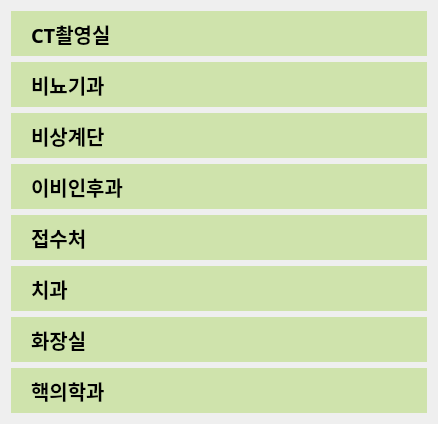
              <widget class="QWidget" name="scrollAreaWidgetContents_8">
               <property name="geometry">
                <rect>
                 <x>0</x>
                 <y>0</y>
                 <width>438</width>
                 <height>420</height>
                </rect>
               </property>
               <layout class="QVBoxLayout" name="verticalLayout_9">
                <item>
                 <widget class="QPushButton" name="btn1_1f">
                  <property name="minimumSize">
                   <size>
                    <width>0</width>
                    <height>45</height>
                   </size>
                  </property>
                  <property name="font">
                   <font>
                    <family>Malgun Gothic</family>
                    <pointsize>15</pointsize>
                    <weight>75</weight>
                    <bold>true</bold>
                   </font>
                  </property>
                  <property name="styleSheet">
                   <string notr="true">padding: 5px;
padding-left: 20px;
background-color: #cfe3ac;
text-align: left;
border: none;</string>
                  </property>
                  <property name="text">
                   <string>CT촬영실</string>
                  </property>
                  <property name="autoDefault">
                   <bool>false</bool>
                  </property>
                  <property name="default">
                   <bool>false</bool>
                  </property>
                  <property name="flat">
                   <bool>false</bool>
                  </property>
                 </widget>
                </item>
                <item>
                 <widget class="QPushButton" name="btn2_1f">
                  <property name="minimumSize">
                   <size>
                    <width>0</width>
                    <height>45</height>
                   </size>
                  </property>
                  <property name="font">
                   <font>
                    <family>Malgun Gothic</family>
                    <pointsize>15</pointsize>
                    <weight>75</weight>
                    <bold>true</bold>
                   </font>
                  </property>
                  <property name="styleSheet">
                   <string notr="true">padding: 5px;
padding-left: 20px;
background-color: #cfe3ac;
text-align: left;
border: none;</string>
                  </property>
                  <property name="text">
                   <string>비뇨기과</string>
                  </property>
                 </widget>
                </item>
                <item>
                 <widget class="QPushButton" name="btn3_1f">
                  <property name="minimumSize">
                   <size>
                    <width>0</width>
                    <height>45</height>
                   </size>
                  </property>
                  <property name="font">
                   <font>
                    <family>Malgun Gothic</family>
                    <pointsize>15</pointsize>
                    <weight>75</weight>
                    <bold>true</bold>
                   </font>
                  </property>
                  <property name="styleSheet">
                   <string notr="true">padding: 5px;
padding-left: 20px;
background-color: #cfe3ac;
text-align: left;
border: none;</string>
                  </property>
                  <property name="text">
                   <string>비상계단</string>
                  </property>
                 </widget>
                </item>
                <item>
                 <widget class="QPushButton" name="btn4_1f">
                  <property name="minimumSize">
                   <size>
                    <width>0</width>
                    <height>45</height>
                   </size>
                  </property>
                  <property name="font">
                   <font>
                    <family>Malgun Gothic</family>
                    <pointsize>15</pointsize>
                    <weight>75</weight>
                    <bold>true</bold>
                   </font>
                  </property>
                  <property name="styleSheet">
                   <string notr="true">padding: 5px;
padding-left: 20px;
background-color: #cfe3ac;
text-align: left;
border: none;</string>
                  </property>
                  <property name="text">
                   <string>이비인후과</string>
                  </property>
                 </widget>
                </item>
                <item>
                 <widget class="QPushButton" name="btn5_1f">
                  <property name="minimumSize">
                   <size>
                    <width>0</width>
                    <height>45</height>
                   </size>
                  </property>
                  <property name="font">
                   <font>
                    <family>Malgun Gothic</family>
                    <pointsize>15</pointsize>
                    <weight>75</weight>
                    <bold>true</bold>
                   </font>
                  </property>
                  <property name="styleSheet">
                   <string notr="true">padding: 5px;
padding-left: 20px;
background-color: #cfe3ac;
text-align: left;
border: none;</string>
                  </property>
                  <property name="text">
                   <string>접수처</string>
                  </property>
                 </widget>
                </item>
                <item>
                 <widget class="QPushButton" name="btn6_1f">
                  <property name="minimumSize">
                   <size>
                    <width>0</width>
                    <height>45</height>
                   </size>
                  </property>
                  <property name="font">
                   <font>
                    <family>Malgun Gothic</family>
                    <pointsize>15</pointsize>
                    <weight>75</weight>
                    <bold>true</bold>
                   </font>
                  </property>
                  <property name="styleSheet">
                   <string notr="true">padding: 5px;
padding-left: 20px;
background-color: #cfe3ac;
text-align: left;
border: none;</string>
                  </property>
                  <property name="text">
                   <string>치과</string>
                  </property>
                 </widget>
                </item>
                <item>
                 <widget class="QPushButton" name="btn7_1f">
                  <property name="minimumSize">
                   <size>
                    <width>0</width>
                    <height>45</height>
                   </size>
                  </property>
                  <property name="font">
                   <font>
                    <family>Malgun Gothic</family>
                    <pointsize>15</pointsize>
                    <weight>75</weight>
                    <bold>true</bold>
                   </font>
                  </property>
                  <property name="styleSheet">
                   <string notr="true">padding: 5px;
padding-left: 20px;
background-color: #cfe3ac;
text-align: left;
border: none;</string>
                  </property>
                  <property name="text">
                   <string>화장실</string>
                  </property>
                 </widget>
                </item>
                <item>
                 <widget class="QPushButton" name="btn8_1f">
                  <property name="sizePolicy">
                   <sizepolicy hsizetype="Minimum" vsizetype="Fixed">
                    <horstretch>0</horstretch>
                    <verstretch>0</verstretch>
                   </sizepolicy>
                  </property>
                  <property name="minimumSize">
                   <size>
                    <width>0</width>
                    <height>45</height>
                   </size>
                  </property>
                  <property name="font">
                   <font>
                    <family>Malgun Gothic</family>
                    <pointsize>15</pointsize>
                    <weight>75</weight>
                    <bold>true</bold>
                   </font>
                  </property>
                  <property name="styleSheet">
                   <string notr="true">padding: 5px;
padding-left: 20px;
background-color: #cfe3ac;
text-align: left;
border: none;</string>
                  </property>
                  <property name="text">
                   <string>핵의학과</string>
                  </property>
                 </widget>
                </item>
               </layout>
              </widget>
